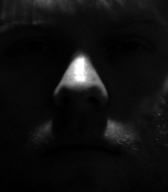
%> input picture test/yaleB01_P00A+000E+90.pgm, 168 x 192 px
$ octave --eval "result = preprocess(imread('../test/yaleB01_P00A+000E+90.pgm'));"   (GNU Octave 9; MATLAB toolbox functions it lacks are replaced by stand-ins)
%> lines starting %> are read from the running program, lines starting %| are printed output that depends on the picture; in (x1, y1, x2, y2) boxes, pixels count from 0 and x2, y2 are one past the last pixel; in counts of white or black regions, pixels touching at a corner belong together; the program's own positions count from 1
### consegna/DCT_normalization.m
% The function applies the DCT-based normalization algorithm to an image.
%
% PROTOTYPE
% Y=DCT_normalization(X,numb,normalize);
%
% USAGE EXAMPLE(S)
%
%     Example 1:
%       X=imread('sample_image.bmp');
%       Y=DCT_normalization(X);
%       figure,imshow(X);
%       figure,imshow((Y),[]);
%
%     Example 2:
%       X=imread('sample_image.bmp');
%       Y=DCT_normalization(X,40);
%       figure,imshow(X);
%       figure,imshow((Y),[]);
%
%     Example 3:
%       X=imread('sample_image.bmp');
%       Y=DCT_normalization(X,[], 0);
%       figure,imshow(X);
%       figure,imshow((Y),[]);
%
%     Example 4:
%       X=imread('sample_image.bmp');
%       Y=DCT_normalization(X,100, 0);
%       figure,imshow(X);
%       figure,imshow((Y),[]);
%
%
% GENERAL DESCRIPTION
% The function performs photometric normalization of the image X using the
% DCT-based normalization technique. The technique sets a predifend number
% of DCT coefficients to zero and hence removes some of the low-frequency
% information contained in the images. Since this low-frequency information
% is considered to be susceptible to illumination changes, the function
% performs some kind of normalization.
%
% The function is intended for use in face recognition experiments and the
% default parameters are set in such a way that a "good" normalization is
% achieved for images of size 128 x 128 pixels. Of course the term "good" is
% relative.
%
%
%
% REFERENCES
% This function is an implementation of the DCT-base photometric
% normalization technique proposed in:
%
% W. Chen, M.J. Er, and S. Wu, “Illumination Compensation and normalization
% for Robust Face Recognition Using Discrete Cosine Transform in
% Logarithmic Domain,” IEEE Transactions on Systems, Man and Cybernetics –
% part B, vol. 36, no. 2, pp. 458-466, April 2006.
%
%
%
% INPUTS:
% X                     - a grey-scale image of arbitrary size
% numb                  - a scalar value determining the number of DCT
%                         coefficients to set to zero, default "numb=50"
% normalize             - a parameter controlling the post-processing
%                         procedure:
%                            0 - no normalization
%                            1 - perform basic normalization (truncation
%                                of histograms ends and normalization to the
%                                8-bit interval) - default
%
%
% OUTPUTS:
% Y                     - a grey-scale image processed with the DCT-based
%                         normalization technique
%
%
% NOTES / COMMENTS
% This function applies the DCT-based normalization technique to the
% grey-scale image X.
%
% The function was tested with Matlab ver. 7.5.0.342 (R2007b) and Matlab
% ver. 7.11.0.584 (R2010b).
%
%
% RELATED FUNCTIONS (SEE ALSO)
% histtruncate  - a function provided by Peter Kovesi
% normalize8    - auxilary function
%
% ABOUT
% Created:        24.8.2009
% Last Update:    11.10.2011
% Revision:       2.0
%
%
% WHEN PUBLISHING A PAPER AS A RESULT OF RESEARCH CONDUCTED BY USING THIS CODE
% OR ANY PART OF IT, MAKE A REFERENCE TO THE FOLLOWING PUBLICATIONS:
%
% 1. Štruc V., Pavešiæ, N.:Photometric normalization techniques for illumination
% invariance, in: Y.J. Zhang (Ed), Advances in Face Image Analysis: Techniques
% and Technologies, IGI Global, pp. 279-300, 2011.
% (BibTex available from: http://luks.fe.uni-lj.si/sl/osebje/vitomir/pub/IGI.bib)
%
% 2. Štruc, V., Pavešiæ, N.: Gabor-based kernel-partial-least-squares
% discrimination features for face recognition, Informatica (Vilnius),
% vol. 20, no. 1, pp. 115-138, 2009.
% (BibTex available from: http://luks.fe.uni-lj.si/sl/osebje/vitomir/pub/InforVI.bib)
%
%
% Official website:
% If you have down-loaded the toolbox from any other location than the
% official website, plese check the following link to make sure that you
% have the most recent version:
%
% http://luks.fe.uni-lj.si/sl/osebje/vitomir/face_tools/INFace/index.html
%
%
% Copyright (c) 2011 Vitomir Štruc
% Faculty of Electrical Engineering,
% University of Ljubljana, Slovenia
% http://luks.fe.uni-lj.si/en/staff/vitomir/index.html
%
% Permission is hereby granted, free of charge, to any person obtaining a copy
% of this software and associated documentation files, to deal
% in the Software without restriction, subject to the following conditions:
%
% The above copyright notice and this permission notice shall be included in
% all copies or substantial portions of the Software.
%
% The Software is provided "as is", without warranty of any kind.
%
% October 2011
function Y=DCT_normalization(X,numb, normalize);

%% Parameter checking
Y=[];%dummy
if nargin == 1
    numb = 50;
    normalize = 1;
elseif nargin == 2
    if isempty(numb)
        numb = 50;
    end
    normalize = 1;
elseif nargin == 3
    if isempty(numb)
        numb = 50;
    end

    if ~(normalize==1 || normalize==0)
        disp('Error: The third parameter can only be 0 or 1.');
        return;
     end
elseif nargin > 3
    disp('Eror: Wrong number of input parameters.')
    return;
end

[a,b]=size(X);
%> a = 192; b = 168
if numb > a*b
    disp('Error! The number of DCT coeffcients to discard cannot be larger than the numbr of pixels in the image.')
    return;
end


%% Init. operations
X=normalize8(X);
%> in normalize8, `max_v_x = max(max(X));`: max_v_x = 255
%> in normalize8, `min_v_x = min(min(X));`: min_v_x = 0
[a,b]=size(X);
M=a;
%> M = 192
N=b;
%> N = 168
coors = do_zigzag(X);


%% Transform to logarithm and frequency domains
X=log(X+1);
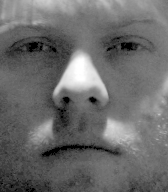
%> X: size 192x168 double; min 0, max 5.55, mean 2.33; drawn with min black and max white
X=normalize8(X);
means= mean(X(:))+10; %we chose a mean near the true mean (the value +10 can be changed)
%> means = 117.8
Dc = dct2(X);
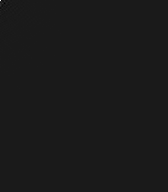
%> Dc: size 192x168 double; min -2265.4, max 19363.8, mean 0.7; drawn with min black and max white

%% apply the normalization
c_11=log(means)*sqrt(M*N);
%> c_11 = 856.5
Dc(1,1)=c_11;
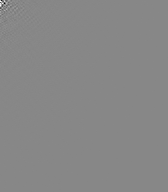
%> Dc: size 192x168 double; under 0.01% of pixels changed, all inside (x1, y1, x2, y2) = (0, 0, 1, 1); drawn with min black and max white
for i=2:numb+1
    ky = coors(1,i);
    kx = coors(2,i);
    Dc(ky,kx) = 0;
end
%> this loop made 50 passes
%> (ky, kx) on passes 1 to 12: (1, 2), (2, 1), (3, 1), (2, 2), (1, 3), (1, 4), (2, 3), (3, 2), (4, 1), (5, 1), (4, 2), (3, 3)
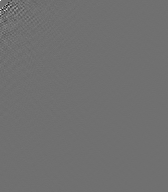
%> Dc: size 192x168 double; 0.16% of pixels changed, all inside (x1, y1, x2, y2) = (0, 0, 10, 9); drawn with min black and max white
Y=(idct2(Dc));
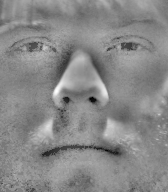
%> Y: size 192x168 double; min -119.8, max 113.1, mean 4.8; drawn with min black and max white


%% Do some post-processing (or not)
if normalize ~=0
%> the run ends on the next line
    Y=normalize8(histtruncate(normalize8(Y),0.2,0.2));
end


%% This function produces the zigzag coordinates
function output = do_zigzag(X);

%init operations
h = 1;
v = 1;
vmin = 1;
hmin = 1;
vmax = size(X, 1);
hmax = size(X, 2);
i = 1;
output = zeros(2, vmax * hmax);


%do the zigzag
while ((v <= vmax) & (h <= hmax))
    if (mod(h + v, 2) == 0)
        if (v == vmin)
            output(:,i) = [v;h];
            if (h == hmax)
	      v = v + 1;
	    else
              h = h + 1;
            end;
            i = i + 1;
        elseif ((h == hmax) & (v < vmax))
            output(:,i) = [v;h];
            v = v + 1;
            i = i + 1;
        elseif ((v > vmin) & (h < hmax))
            output(:,i) = [v;h];
            v = v - 1;
            h = h + 1;
            i = i + 1;
        end
    else
       if ((v == vmax) & (h <= hmax))
            output(:,i) = [v;h];
            h = h + 1;
            i = i + 1;
       elseif (h == hmin)
            output(:,i) = [v;h];
            if (v == vmax)
	      h = h + 1;
	    else
              v = v + 1;
            end;
            i = i + 1;
       elseif ((v < vmax) & (h > hmin))
            output(:,i) = [v;h];
            v = v + 1;
            h = h - 1;
            i = i + 1;
       end
    end
    if ((v == vmax) & (h == hmax))
        output(:,i) = [v;h];
        break
    end

end

### consegna/normalize8.m
% The function adjusts the dynamic range of the grey scale image to the interval [0,255] or [0,1]
%
% PROTOTYPE
%       Y=normalize8(X,mode);
%
% USAGE EXAMPLE(S)
%
%     Example 1:
%       X=imread('sample_image.bmp');
%       Y=normalize8(X);
%       figure,imshow(X);
%       figure,imshow(uint8(Y));
%
%     Example 2:
%       X=imread('sample_image.bmp');
%       Y=normalize8(X,1);
%       figure,imshow(X);
%       figure,imshow(uint8(Y));
%
%     Example 3:
%       X=imread('sample_image.bmp');
%       Y=normalize8(X,0);
%       figure,imshow(X);
%       figure,imshow((Y),[]);
%
%
% INPUTS:
% X                     - a grey-scale image of arbitrary size
% mode                  - the parameter indicates the range of the target
%                         interval, if "mode=1", the output is mapped to [0,
%                         255], if "mode=0" the output is mapped to [0,1]
%
% OUTPUTS:
% Y                     - a grey-scale image with its dynamic range
%                         adjusted to span the entire 8-bit interval, i.e.,
%                         the intensity values lie in the range [0 255], or
%                         the interval [0,1]
%
% NOTES / COMMENTS
% This function is needed by a few other function actually performing
% photometric normalization. It remapps the intensity values of the images
% from its original span to the interval [0, 255] or [0,1] depending on the
% value of the input parameter "mode". If the parameter mode is not
% provided it is assumed that the target interval equals [0,255].
%
% The function was tested with Matlab ver. 7.5.0.342 (R2007b) and Matlab
% ver. 7.11.0.584 (R2010b).
%
%
% RELATED FUNCTIONS (SEE ALSO)
% histtruncate  - a function provided by Peter Kovesi
% adjust_range  - auxilary function
%
% ABOUT
% Created:        19.8.2009
% Last Update:    26.9.2011
% Revision:       2.0
%
%
% WHEN PUBLISHING A PAPER AS A RESULT OF RESEARCH CONDUCTED BY USING THIS CODE
% OR ANY PART OF IT, MAKE A REFERENCE TO THE FOLLOWING PUBLICATIONS:
%
% 1. Štruc V., Pavešiæ, N.:Photometric normalization techniques for illumination
% invariance, in: Y.J. Zhang (Ed), Advances in Face Image Analysis: Techniques
% and Technologies, IGI Global, pp. 279-300, 2011.
% (BibTex available from: http://luks.fe.uni-lj.si/sl/osebje/vitomir/pub/IGI.bib)
%
% 2. Štruc, V., Pavešiæ, N.: Gabor-based kernel-partial-least-squares
% discrimination features for face recognition, Informatica (Vilnius),
% vol. 20, no. 1, pp. 115-138, 2009.
% (BibTex available from: http://luks.fe.uni-lj.si/sl/osebje/vitomir/pub/InforVI.bib)
%
%
% Official website:
% If you have down-loaded the toolbox from any other location than the
% official website, plese check the following link to make sure that you
% have the most recent version:
%
% http://luks.fe.uni-lj.si/sl/osebje/vitomir/face_tools/INFace/index.html
%
%
% Copyright (c) 2011 Vitomir Štruc
% Faculty of Electrical Engineering,
% University of Ljubljana, Slovenia
% http://luks.fe.uni-lj.si/en/staff/vitomir/index.html
%
% Permission is hereby granted, free of charge, to any person obtaining a copy
% of this software and associated documentation files, to deal
% in the Software without restriction, subject to the following conditions:
%
% The above copyright notice and this permission notice shall be included in
% all copies or substantial portions of the Software.
%
% The Software is provided "as is", without warranty of any kind.
%
% October 2011

function Y=normalize8(X,mode);

%% default return value
Y=[];

%% Parameter check
if nargin==1
    mode = 1;
end

%% Init. operations
X=double(X);
[a,b]=size(X);

%% Adjust the dynamic range to the 8-bit interval
max_v_x = max(max(X));
min_v_x = min(min(X));

if mode == 1
    Y=ceil(((X - min_v_x*ones(a,b))./(max_v_x*(ones(a,b))-min_v_x*(ones(a,b))))*255);
elseif mode == 0
    Y=(((X - min_v_x*ones(a,b))./(max_v_x*(ones(a,b))-min_v_x*(ones(a,b)))));
else
    disp('Error: Wrong value of parameter "mode". Please provide either 0 or 1.')
end


### consegna/preprocess.m
% Questa funzione si occupa di eseguire del preprocessing sull'immagine X,
% in modo tale da rendere uniformi tutte le immagini e cercando di
% eliminare i vari rumori, mediante l'utilizzo della funzione di normalizzazione per trasformata discreta del coseno.
% Questa funzione riceve in ingresso una immagine X e restituisce una
% immagine "img" processata come sopra descritto.
function img=preprocess(X)
    img = DCT_normalization(X); %richiamiamo la funzione DTC_normalization presente nella cartella "libs"
end

$ run again, on test/yaleB01_P00A+070E+00.pgm
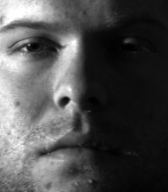
%> input picture test/yaleB01_P00A+070E+00.pgm, 168 x 192 px
%> max_v_x = 255
%> min_v_x = 0
%> means = 184.9
%> c_11 = 937.5
%> the loop in DCT_normalization, `for i=2:numb+1` made 50 passes
%> (ky, kx) on passes 1 to 8: (1, 2), (2, 1), (3, 1), (2, 2), (1, 3), (1, 4), (2, 3), (3, 2)
%> after the loop in DCT_normalization, `for i=2:numb+1`:
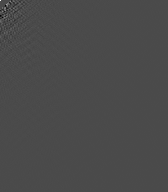
%> Dc: size 192x168 double; min -389.1, max 937.5, mean 0.1; drawn with min black and max white
%> in DCT_normalization, `Y=(idct2(Dc));`:
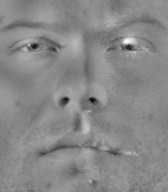
%> Y: size 192x168 double; min -124.4, max 117.2, mean 5.2; drawn with min black and max white

$ run again, on test/yaleB03_P00A+025E+00.pgm
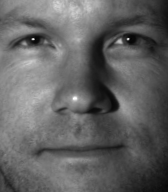
%> input picture test/yaleB03_P00A+025E+00.pgm, 168 x 192 px
%> max_v_x = 255
%> min_v_x = 3
%> means = 216.1
%> c_11 = 965.5
%> the loop in DCT_normalization, `for i=2:numb+1` made 50 passes
%> (ky, kx) on passes 1 to 8: (1, 2), (2, 1), (3, 1), (2, 2), (1, 3), (1, 4), (2, 3), (3, 2)
%> after the loop in DCT_normalization, `for i=2:numb+1`:
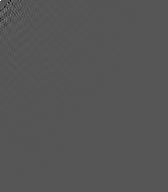
%> Dc: size 192x168 double; min -492.6, max 965.5, mean 0; drawn with min black and max white
%> in DCT_normalization, `Y=(idct2(Dc));`:
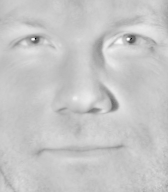
%> Y: size 192x168 double; min -195.8, max 62.16, mean 5.4; drawn with min black and max white

$ run again, on test/yaleB03_P00A+070E+45.pgm
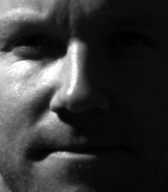
%> input picture test/yaleB03_P00A+070E+45.pgm, 168 x 192 px
%> max_v_x = 255
%> min_v_x = 0
%> means = 163.8
%> c_11 = 915.7
%> the loop in DCT_normalization, `for i=2:numb+1` made 50 passes
%> (ky, kx) on passes 1 to 8: (1, 2), (2, 1), (3, 1), (2, 2), (1, 3), (1, 4), (2, 3), (3, 2)
%> after the loop in DCT_normalization, `for i=2:numb+1`:
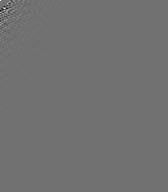
%> Dc: size 192x168 double; min -762.5, max 955.3, mean 0; drawn with min black and max white
%> in DCT_normalization, `Y=(idct2(Dc));`:
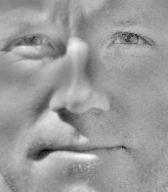
%> Y: size 192x168 double; min -127.9, max 90.28, mean 5.1; drawn with min black and max white
